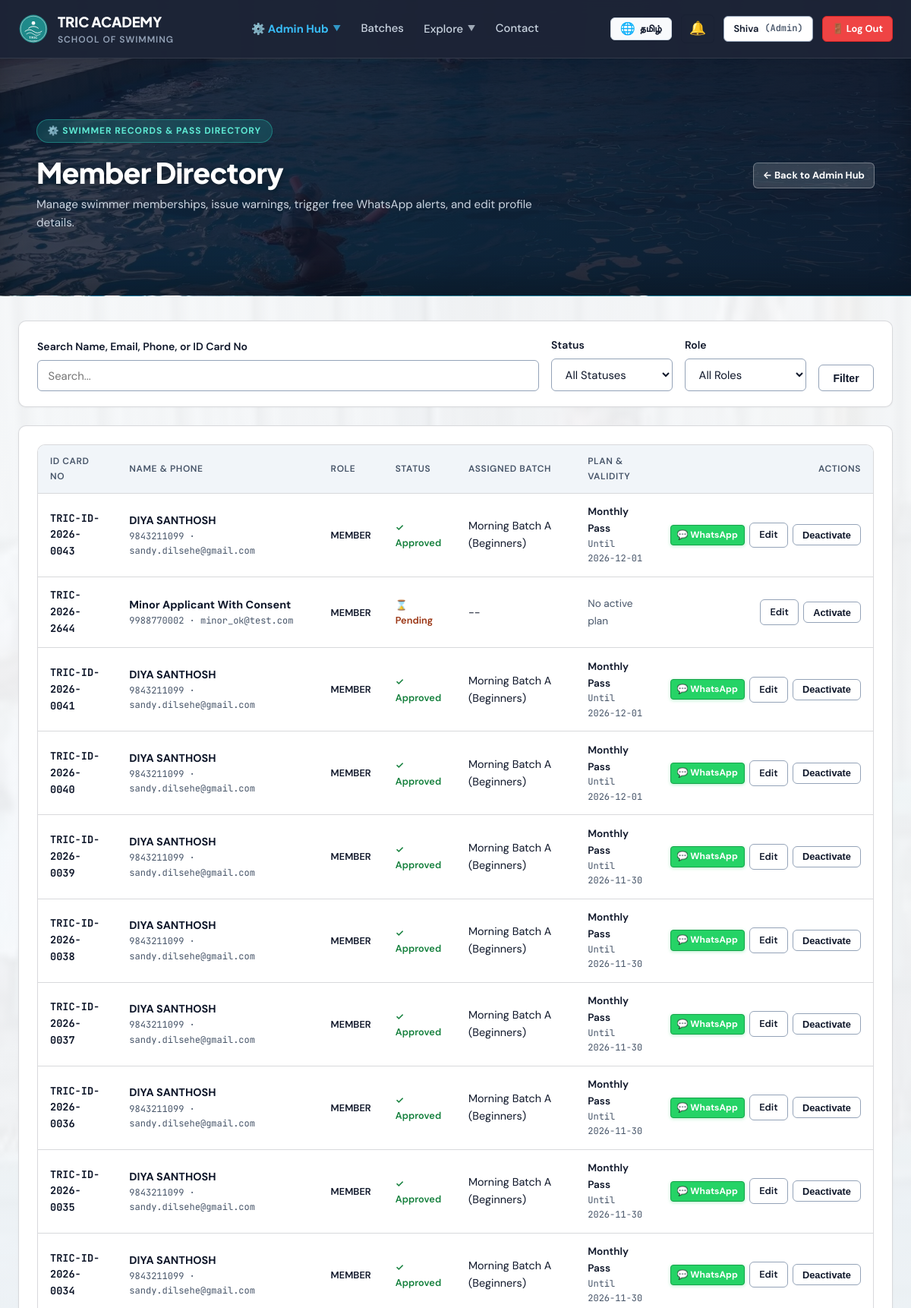
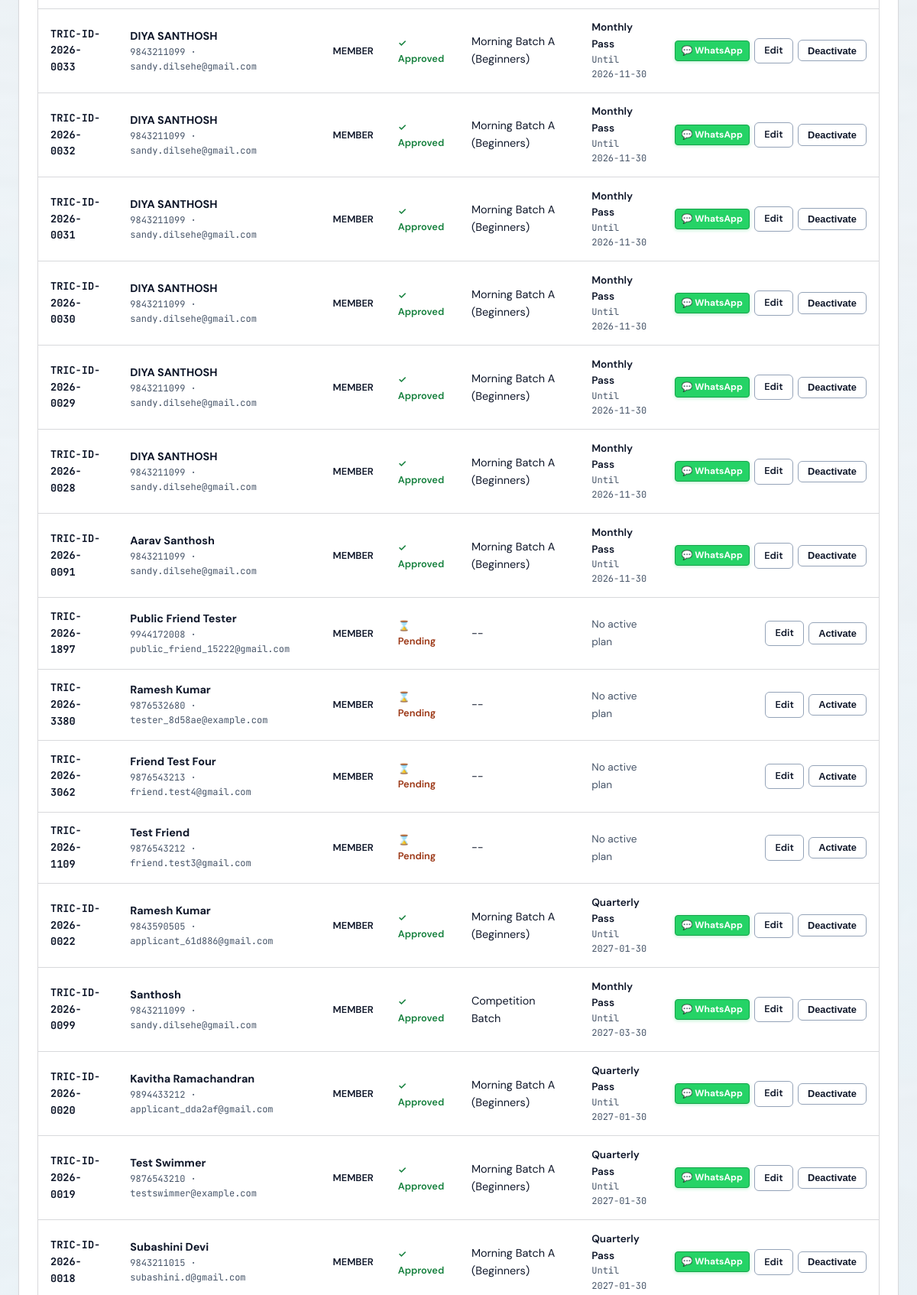
Page /admin/users (signed in, upper part) on the committed database (2 pictures, top to bottom).
### tables this page shows
CREATE TABLE "users" (
    id INTEGER PRIMARY KEY AUTOINCREMENT,
    app_no TEXT UNIQUE NOT NULL,
    role TEXT CHECK(role IN ('member', 'coach', 'admin')) NOT NULL DEFAULT 'member',
    status TEXT CHECK(status IN ('pending', 'approved', 'deactivated')) NOT NULL DEFAULT 'pending',
    name TEXT NOT NULL,
    email TEXT NOT NULL,
    phone TEXT NOT NULL,
    password_hash TEXT NOT NULL,
    dob DATE,
    age INTEGER,
    address TEXT,
    pincode TEXT,
    guardian_name TEXT,
    guardian_occupation TEXT,
    experience TEXT,
    pass_type_requested TEXT CHECK(pass_type_requested IN ('learn_to_swim', 'competition')) DEFAULT 'learn_to_swim',
    sponsored INTEGER DEFAULT 0,
    sponsor_cert_filename TEXT,
    photo_filename TEXT,
    health_declared INTEGER DEFAULT 0,
    rules_agreed INTEGER DEFAULT 0,
    signature_name TEXT,
    place TEXT,
    application_date DATE DEFAULT (DATE('now')),
    email_verified INTEGER DEFAULT 0,
    email_token TEXT,
    phone_verified INTEGER DEFAULT 0,
    mock_otp TEXT,
    reset_token TEXT,
    reset_token_expiry DATETIME,
    created_at DATETIME DEFAULT CURRENT_TIMESTAMP,
    rules_confirmed_at DATETIME,
    parent_id INTEGER REFERENCES users(id)
, dpdp_consent INTEGER DEFAULT 0);

CREATE TABLE user_memberships (
    id INTEGER PRIMARY KEY AUTOINCREMENT,
    user_id INTEGER NOT NULL,
    plan_id INTEGER NOT NULL,
    batch_id INTEGER NOT NULL,
    start_date DATE NOT NULL,
    end_date DATE NOT NULL,
    is_active INTEGER DEFAULT 1,
    created_at DATETIME DEFAULT CURRENT_TIMESTAMP,
    FOREIGN KEY (user_id) REFERENCES users(id) ON DELETE CASCADE,
    FOREIGN KEY (plan_id) REFERENCES plans(id),
    FOREIGN KEY (batch_id) REFERENCES batches(id)
);

CREATE TABLE office_use (
    id INTEGER PRIMARY KEY AUTOINCREMENT,
    user_id INTEGER UNIQUE NOT NULL,
    coach_recommendation TEXT,
    pass_type_issued TEXT,
    validity_start DATE,
    validity_end DATE,
    id_card_number TEXT,
    id_card_fee_paid INTEGER DEFAULT 0,
    documents_verified INTEGER DEFAULT 0,
    section_ic_signature TEXT,
    section_ic_date DATE,
    approved_by TEXT,
    approved_at DATETIME,
    FOREIGN KEY (user_id) REFERENCES users(id) ON DELETE CASCADE
);

CREATE TABLE batches (
    id INTEGER PRIMARY KEY AUTOINCREMENT,
    name TEXT NOT NULL,
    timing_desc TEXT NOT NULL,
    coach_name TEXT,
    max_capacity INTEGER DEFAULT 25,
    is_competition INTEGER DEFAULT 0
);

CREATE TABLE plans (
    id INTEGER PRIMARY KEY AUTOINCREMENT,
    name TEXT NOT NULL,
    duration_days INTEGER NOT NULL,
    fee_amount REAL NOT NULL,
    description TEXT
);

### app.py (the view)
@app.route('/admin/users')
@role_required(['admin'])
def admin_users():
    db = get_db()
    status_filter = request.args.get('status', '')
    role_filter = request.args.get('role', '')
    query = request.args.get('q', '').strip().lower()
    sql = """
        SELECT u.*,
               m.end_date, m.start_date,
               b.name AS batch_name, p.name AS plan_name,
               o.id_card_number
        FROM users u
        LEFT JOIN user_memberships m ON u.id = m.user_id AND m.is_active = 1
        LEFT JOIN batches b ON m.batch_id = b.id
        LEFT JOIN plans p ON m.plan_id = p.id
        LEFT JOIN office_use o ON u.id = o.user_id
        WHERE 1=1
    """
    params = []
    if status_filter:
        sql += " AND u.status = ?"
        params.append(status_filter)
    if role_filter:
        sql += " AND u.role = ?"
        params.append(role_filter)
    if query:
        sql += " AND (LOWER(u.name) LIKE ? OR LOWER(u.email) LIKE ? OR u.phone LIKE ? OR o.id_card_number LIKE ?)"
        qparam = f"%{query}%"
        params.extend([qparam, qparam, qparam, qparam])
    sql += " ORDER BY u.id DESC"
    users = db.execute(sql, params).fetchall()
    return render_template('admin_users.html', users=users, status_filter=status_filter, role_filter=role_filter, q=query)

### app.py (called while the page is built)
def get_db():
    if 'db' not in g:
        g.db = sqlite3.connect(DATABASE, timeout=30.0, detect_types=sqlite3.PARSE_DECLTYPES)
        g.db.row_factory = sqlite3.Row
        g.db.execute("PRAGMA busy_timeout = 30000")
        g.db.execute("PRAGMA journal_mode = WAL")
        g.db.execute("PRAGMA foreign_keys = ON")
    return g.db

def get_current_user():
    if session.get('logged_out'):
        return None
    uid = session.get('user_id')
    if not uid:
        return None
    db = get_db()
    user = db.execute(
        """
        SELECT u.*,
               m.id AS membership_id, m.plan_id, m.batch_id, m.start_date, m.end_date, m.is_active AS membership_active,
               b.name AS batch_name, b.is_competition,
               p.name AS plan_name, p.fee_amount
        FROM users u
        LEFT JOIN user_memberships m ON u.id = m.user_id AND m.is_active = 1
        LEFT JOIN batches b ON m.batch_id = b.id
        LEFT JOIN plans p ON m.plan_id = p.id
        WHERE u.id = ?
        """,
        (uid,)
    ).fetchone()
    return user

@app.context_processor
def inject_user():
    user = get_current_user()
    unread_notifications_count = 0
    notifications_list = []
    if user:
        try:
            db = get_db()
            notifications_list = db.execute(
                "SELECT * FROM notifications WHERE user_id = ? ORDER BY created_at DESC LIMIT 5",
                (user['id'],)
            ).fetchall()
            unread_notifications_count = db.execute(
                "SELECT COUNT(*) AS c FROM notifications WHERE user_id = ? AND is_read = 0",
                (user['id'],)
            ).fetchone()['c']
        except Exception:
            pass
    return dict(
        current_user=user,
        now=datetime.now(),
        unread_notifications_count=unread_notifications_count,
        user_notifications=notifications_list
    )

def role_required(allowed_roles):
    def decorator(f):
        @wraps(f)
        def decorated_function(*args, **kwargs):
            user = get_current_user()
            if not user:
                flash('Please log in.', 'warning')
                return redirect(url_for('login'))
            if user['role'] not in allowed_roles:
                abort(403)
            return f(*args, **kwargs)
        return decorated_function
    return decorator

### templates/admin_users.html (shortened to what this page needs)
{% extends "base.html" %}
{% block content %}
<div class="page-hero-banner">
  <div class="container" style="max-width: 1200px;">
    <div style="display: flex; justify-content: space-between; align-items: center; flex-wrap: wrap; gap: 1.5rem;">
      <div>
        <div class="hero-badge">⚙️ Swimmer Records & Pass Directory</div>
        <h1 style="color: #FFFFFF; margin: 0.25rem 0 0.5rem 0; font-size: clamp(1.75rem, 3.5vw, 2.35rem);">Member Directory</h1>
        <p style="color: #CBD5E1; margin: 0; font-size: 0.95rem;">Manage swimmer memberships, issue warnings, trigger free WhatsApp alerts, and edit profile details.</p>
      </div>
      <div>
        <a href="{{ url_for('admin_dashboard') }}" class="btn btn-secondary btn-sm" style="background: rgba(255,255,255,0.15); border-color: rgba(255,255,255,0.3); color: #FFFFFF; font-weight: 700;">
          ← Back to Admin Hub
        </a>
      </div>
    </div>
  </div>
</div>
<div class="container" style="padding-top: 2rem; padding-bottom: 5rem;">
  <div class="card" style="margin-bottom: 1.5rem; padding: 1.25rem 1.5rem;">
    <form method="GET" style="display: flex; gap: 1rem; align-items: flex-end; flex-wrap: wrap;">
      <div style="flex: 1; min-width: 220px;">
        <label class="form-label" for="searchQuery">Search Name, Email, Phone, or ID Card No</label>
        <input type="text" id="searchQuery" name="q" class="form-control" placeholder="Search..." value="{{ q }}">
      </div>
      <div style="width: 160px;">
        <label class="form-label" for="statusSelect">Status</label>
        <select id="statusSelect" name="status" class="form-control" onchange="this.form.submit()">
          <option value="">All Statuses</option>
        </select>
      </div>
      <div style="width: 160px;">
        <label class="form-label" for="roleSelect">Role</label>
        <select id="roleSelect" name="role" class="form-control" onchange="this.form.submit()">
          <option value="">All Roles</option>
        </select>
      </div>
      <div>
        <button type="submit" class="btn btn-secondary">
          Filter
        </button>
      </div>
    </form>
  </div>
  <div class="card">
    {% if users %}
    <div class="table-container">
      <table class="data-table">
        <thead>
          <tr>
            <th>ID Card No</th>
            <th>Name &amp; Phone</th>
            <th>Role</th>
            <th>Status</th>
            <th>Assigned Batch</th>
            <th>Plan &amp; Validity</th>
            <th style="text-align: right;">Actions</th>
          </tr>
        </thead>
        <tbody>
          {% for u in users %}
          <tr>
            <td class="font-mono" style="font-weight: 700; font-size: 0.85rem;">
              {{ u.id_card_number or (u.app_no) }}
            </td>
            <td>
              <div style="font-weight: 700;">{{ u.name }}</div>
              <div class="font-mono" style="font-size: 0.75rem; color: var(--text-muted);">{{ u.phone }} · {{ u.email }}</div>
            </td>
            <td>
              <span style="font-size: 0.8rem; font-weight: 600; text-transform: uppercase;">{{ u.role }}</span>
            </td>
            <td>
              {% if u.status == 'approved' %}
                <span class="status-badge status-active">✓ Approved</span>
              {% elif u.status == 'pending' %}
                <span class="status-badge status-pending">⌛ Pending</span>
              {% else %}
                <span class="status-badge status-expired">✕ Inactive</span>
              {% endif %}
            </td>
            <td>{{ u.batch_name or '--' }}</td>
            <td>
              {% if u.plan_name %}
                <div style="font-weight: 600; font-size: 0.85rem;">{{ u.plan_name }}</div>
                <div class="font-mono" style="font-size: 0.75rem; color: var(--text-muted);">Until {{ u.end_date }}</div>
              {% else %}
                <span style="color: var(--text-muted); font-size: 0.85rem;">No active plan</span>
              {% endif %}
            </td>
            <td style="text-align: right;">
              <div style="display: inline-flex; gap: 0.4rem; align-items: center;">
                {% if u.role == 'member' and u.status == 'approved' %}
                <a href="{{ whatsapp_alert_url(u) }}" target="_blank" rel="noopener noreferrer"
                   class="btn btn-sm whatsapp-member-btn"
                   style="font-size: 0.75rem; padding: 3px 8px; background: #25D366; border: 1px solid #16A34A; color: #FFFFFF; font-weight: 700; display: inline-flex; align-items: center; gap: 0.25rem; border-radius: 4px; box-shadow: 0 1px 4px rgba(37, 211, 102, 0.35);"
                   title="Send WhatsApp message/alert to {{ u.name }} ({{ u.phone }})">
                  💬 WhatsApp
                </a>
                {% endif %}
                <a href="{{ url_for('admin_user_edit', user_id=u.id) }}" class="btn btn-secondary btn-sm" title="Edit details">
                  Edit
                </a>
                <form action="{{ url_for('admin_toggle_user_status', user_id=u.id) }}" method="POST" style="display: inline;">
                  <button type="submit" class="btn btn-secondary btn-sm" title="Toggle Active/Deactivated">
                    {% if u.status == 'approved' %}Deactivate{% else %}Activate{% endif %}
                  </button>
                </form>
              </div>
            </td>
          </tr>
          {% endfor %}
        </tbody>
      </table>
    </div>
    {% else %}
    <p style="text-align: center; color: var(--text-muted); padding: 3rem 0;">
      No members found matching the search criteria.
    </p>
    {% endif %}
  </div>
</div>
{% endblock %}

### templates/base.html (shortened to what this page needs)
<!DOCTYPE html>
<html lang="en">
<head>
  <link rel="stylesheet" href="{{ url_for('static', filename='css/theme.css') }}">
  <link rel="stylesheet" href="{{ url_for('static', filename='css/paper_form.css') }}">
</head>
<body class="{% block body_class %}{% endblock %}">
  <header class="top-navbar {% block nav_class %}{% endblock %}">
    <div class="nav-container">
      <a href="{{ url_for('index') }}" class="brand-lockup">
        <img src="{{ url_for('static', filename='images/logo.svg') }}" alt="TRIC Logo" class="brand-logo-img">
        <div>
          <span class="brand-name">TRIC ACADEMY</span>
          <span class="brand-sub" data-i18n="nav_brand_sub">School of Swimming</span>
        </div>
      </a>
      <nav class="nav-links">
        {% if current_user and current_user.role == 'member' %}
          <a href="{{ url_for('member_dashboard') }}" class="nav-link {% if request.path in ('/dashboard', '/member/dashboard') %}active{% endif %}" data-i18n="nav_dashboard">🏊 My Dashboard</a>
          <a href="{{ url_for('renew_membership') }}" class="nav-link {% if request.path == '/renew' %}active{% endif %}" data-i18n="nav_renew">⚡ Renew Pass</a>
          <a href="{{ url_for('index') }}#batches" class="nav-link" data-i18n="nav_batches">Batches</a>
        {% elif current_user and current_user.role == 'admin' %}
          <div class="nav-dropdown" id="navAdminDropdown">
            <button type="button" class="nav-dropdown-toggle {% if '/admin' in request.path %}active{% endif %}" style="color: #38BDF8; font-weight: 700;">
              <span>⚙️ Admin Hub</span>
              <span class="nav-dropdown-chevron">▼</span>
            </button>
          </div>
          <a href="{{ url_for('index') }}#batches" class="nav-link" data-i18n="nav_batches">Batches</a>
        {% else %}
          <a href="{{ url_for('index') }}#about" class="nav-link" data-i18n="nav_about">About</a>
          <a href="{{ url_for('index') }}#batches" class="nav-link" data-i18n="nav_batches">Batches</a>
          <a href="{{ url_for('index') }}#fees" class="nav-link" data-i18n="nav_fees">Fees</a>
        {% endif %}
        <div class="nav-dropdown" id="navExploreDropdown">
          <button type="button" class="nav-dropdown-toggle {% if request.path in ('/rules', '/competition') %}active{% endif %}" aria-expanded="false" aria-haspopup="true">
            <span data-i18n="nav_explore">Explore</span>
            <span class="nav-dropdown-chevron">▼</span>
          </button>
        </div>
        <a href="{{ url_for('index') }}#contact" class="nav-link" data-i18n="nav_contact">Contact</a>
      </nav>
      <div class="nav-actions">
        <button type="button" class="lang-toggle-btn" id="langToggleBtn" onclick="toggleTricLanguage()" title="Switch Language / மொழியை மாற்றுக" aria-label="Toggle language">
          <span class="lang-icon">🌐</span>
          <span class="lang-label" id="langToggleLabel">தமிழ்</span>
        </button>
        {% if current_user %}
          <div class="notif-dropdown-wrapper">
            <button type="button" class="notif-btn" id="notifBellBtn" title="Notifications" onclick="document.getElementById('notifMenu').classList.toggle('open')">
              🔔
            </button>
          </div>
          <a href="{{ url_for('member_dashboard') if current_user.role == 'member' else url_for('admin_dashboard') }}" class="btn btn-secondary btn-sm nav-desktop-user">
            <span>{{ current_user.name.split()[0] }}</span>
            <span class="font-mono" style="font-size: 0.75rem; color: var(--text-muted);">({{ current_user.role|capitalize }})</span>
          </a>
          <a href="{{ url_for('logout') }}" class="btn btn-danger btn-sm nav-desktop-logout" style="font-weight: 700; background-color: #EF4444; border-color: #DC2626; color: #FFFFFF;" title="Log Out" data-i18n="nav_logout">
          </a>
        {% else %}
          <a href="{{ url_for('login') }}" class="btn btn-secondary btn-sm nav-desktop-login" data-i18n="nav_login">Login</a>
          <a href="{{ url_for('apply_pass') }}" class="btn btn-primary btn-sm nav-desktop-apply" data-i18n="nav_apply">Apply for Pass</a>
        {% endif %}
      </div>
    </div>
  </header>
  <main class="main-content">
    {% block content %}{% endblock %}
  </main>
</body>
</html>

### rows in the picture
users: name "Shiva", role "Admin"
user_memberships: id_card_number "TRIC-ID-2026-0043", name "DIYA SANTHOSH", phone "9843211099", email "sandy.dilsehe@gmail.com", role "MEMBER", shows "✓ Approved", name "Morning Batch A (Beginners)", plan_name "Monthly Pass", end_date "2026-12-01", shows "Deactivate"
users: app_no "TRIC-2026-2644", name "Minor Applicant With Consent", phone "9988770002", email "minor_ok@test.com", role "MEMBER", status "⌛ Pending", batch_name "--", shows "No active plan"
user_memberships: id_card_number "TRIC-ID-2026-0041", name "DIYA SANTHOSH", phone "9843211099", email "sandy.dilsehe@gmail.com", role "MEMBER", shows "✓ Approved", name "Morning Batch A (Beginners)", plan_name "Monthly Pass", end_date "2026-12-01", shows "Deactivate"
user_memberships: id_card_number "TRIC-ID-2026-0040", name "DIYA SANTHOSH", phone "9843211099", email "sandy.dilsehe@gmail.com", role "MEMBER", shows "✓ Approved", name "Morning Batch A (Beginners)", plan_name "Monthly Pass", end_date "2026-12-01", shows "Deactivate"
user_memberships: id_card_number "TRIC-ID-2026-0039", name "DIYA SANTHOSH", phone "9843211099", email "sandy.dilsehe@gmail.com", role "MEMBER", shows "✓ Approved", name "Morning Batch A (Beginners)", plan_name "Monthly Pass", end_date "2026-11-30", shows "Deactivate"
user_memberships: id_card_number "TRIC-ID-2026-0038", name "DIYA SANTHOSH", phone "9843211099", email "sandy.dilsehe@gmail.com", role "MEMBER", shows "✓ Approved", name "Morning Batch A (Beginners)", plan_name "Monthly Pass", end_date "2026-11-30", shows "Deactivate"
user_memberships: id_card_number "TRIC-ID-2026-0037", name "DIYA SANTHOSH", phone "9843211099", email "sandy.dilsehe@gmail.com", role "MEMBER", shows "✓ Approved", name "Morning Batch A (Beginners)", plan_name "Monthly Pass", end_date "2026-11-30", shows "Deactivate"
user_memberships: id_card_number "TRIC-ID-2026-0036", name "DIYA SANTHOSH", phone "9843211099", email "sandy.dilsehe@gmail.com", role "MEMBER", shows "✓ Approved", name "Morning Batch A (Beginners)", plan_name "Monthly Pass", end_date "2026-11-30", shows "Deactivate"
user_memberships: id_card_number "TRIC-ID-2026-0035", name "DIYA SANTHOSH", phone "9843211099", email "sandy.dilsehe@gmail.com", role "MEMBER", shows "✓ Approved", name "Morning Batch A (Beginners)", plan_name "Monthly Pass", end_date "2026-11-30", shows "Deactivate"
user_memberships: id_card_number "TRIC-ID-2026-0034", name "DIYA SANTHOSH", phone "9843211099", email "sandy.dilsehe@gmail.com", role "MEMBER", shows "✓ Approved", name "Morning Batch A (Beginners)", plan_name "Monthly Pass", end_date "2026-11-30", shows "Deactivate"
user_memberships: id_card_number "TRIC-ID-2026-0033", name "DIYA SANTHOSH", phone "9843211099", email "sandy.dilsehe@gmail.com", role "MEMBER", shows "✓ Approved", name "Morning Batch A (Beginners)", plan_name "Monthly Pass", end_date "2026-11-30", shows "Deactivate"
user_memberships: id_card_number "TRIC-ID-2026-0032", name "DIYA SANTHOSH", phone "9843211099", email "sandy.dilsehe@gmail.com", role "MEMBER", shows "✓ Approved", name "Morning Batch A (Beginners)", plan_name "Monthly Pass", end_date "2026-11-30", shows "Deactivate"
user_memberships: id_card_number "TRIC-ID-2026-0031", name "DIYA SANTHOSH", phone "9843211099", email "sandy.dilsehe@gmail.com", role "MEMBER", shows "✓ Approved", name "Morning Batch A (Beginners)", plan_name "Monthly Pass", end_date "2026-11-30", shows "Deactivate"
user_memberships: id_card_number "TRIC-ID-2026-0030", name "DIYA SANTHOSH", phone "9843211099", email "sandy.dilsehe@gmail.com", role "MEMBER", shows "✓ Approved", name "Morning Batch A (Beginners)", plan_name "Monthly Pass", end_date "2026-11-30", shows "Deactivate"
user_memberships: id_card_number "TRIC-ID-2026-0029", name "DIYA SANTHOSH", phone "9843211099", email "sandy.dilsehe@gmail.com", role "MEMBER", shows "✓ Approved", name "Morning Batch A (Beginners)", plan_name "Monthly Pass", end_date "2026-11-30", shows "Deactivate"
user_memberships: id_card_number "TRIC-ID-2026-0028", name "DIYA SANTHOSH", phone "9843211099", email "sandy.dilsehe@gmail.com", role "MEMBER", shows "✓ Approved", name "Morning Batch A (Beginners)", plan_name "Monthly Pass", end_date "2026-11-30", shows "Deactivate"
user_memberships: id_card_number "TRIC-ID-2026-0091", name "Aarav Santhosh", phone "9843211099", email "sandy.dilsehe@gmail.com", role "MEMBER", shows "✓ Approved", name "Morning Batch A (Beginners)", plan_name "Monthly Pass", end_date "2026-11-30", shows "Deactivate"
users: app_no "TRIC-2026-1897", name "Public Friend Tester", phone "9944172008", email "public_friend_15222@gmail.com", role "MEMBER", status "⌛ Pending", batch_name "--", shows "No active plan"
users: app_no "TRIC-2026-3380", name "Ramesh Kumar", phone "9876532680", email "tester_8d58ae@example.com", role "MEMBER", status "⌛ Pending", batch_name "--", shows "No active plan"
users: app_no "TRIC-2026-3062", name "Friend Test Four", phone "9876543213", email "friend.test4@gmail.com", role "MEMBER", status "⌛ Pending", batch_name "--", shows "No active plan"
users: app_no "TRIC-2026-1109", name "Test Friend", phone "9876543212", email "friend.test3@gmail.com", role "MEMBER", status "⌛ Pending", batch_name "--", shows "No active plan"
user_memberships: id_card_number "TRIC-ID-2026-0022", name "Ramesh Kumar", phone "9843590505", email "applicant_61d886@gmail.com", role "MEMBER", shows "✓ Approved", name "Morning Batch A (Beginners)", plan_name "Quarterly Pass", end_date "2027-01-30", shows "Deactivate"
user_memberships: id_card_number "TRIC-ID-2026-0099", name "Santhosh", phone "9843211099", email "sandy.dilsehe@gmail.com", role "MEMBER", shows "✓ Approved", name "Competition Batch", plan_name "Monthly Pass", end_date "2027-03-30", shows "Deactivate"
user_memberships: id_card_number "TRIC-ID-2026-0020", name "Kavitha Ramachandran", phone "9894433212", email "applicant_dda2af@gmail.com", role "MEMBER", shows "✓ Approved", name "Morning Batch A (Beginners)", plan_name "Quarterly Pass", end_date "2027-01-30", shows "Deactivate"
user_memberships: id_card_number "TRIC-ID-2026-0019", name "Test Swimmer", phone "9876543210", email "testswimmer@example.com", role "MEMBER", shows "✓ Approved", name "Morning Batch A (Beginners)", plan_name "Quarterly Pass", end_date "2027-01-30", shows "Deactivate"
user_memberships: id_card_number "TRIC-ID-2026-0018", name "Subashini Devi", phone "9843211015", email "subashini.d@gmail.com", role "MEMBER", shows "✓ Approved", name "Morning Batch A (Beginners)", plan_name "Quarterly Pass", end_date "2027-01-30", shows "Deactivate"
